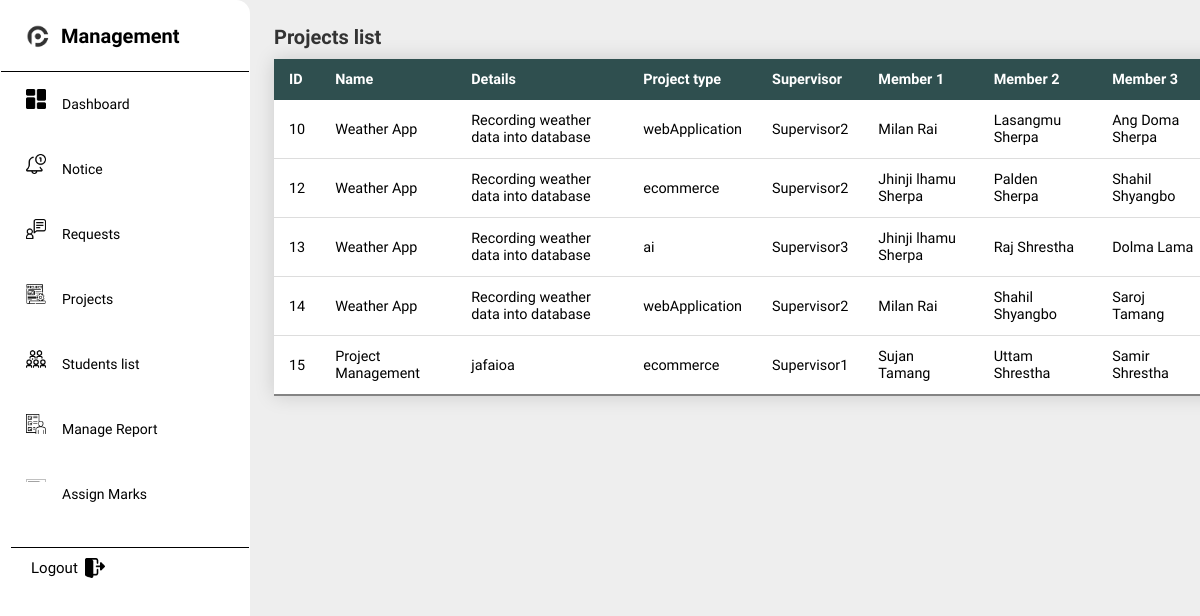
Page /supervisor/projectview.php on the committed database.
### tables this page shows
CREATE TABLE `projects` (
  `project_id` int(255) NOT NULL,
  `project_name` varchar(255) NOT NULL,
  `project_details` varchar(255) NOT NULL,
  `objective` varchar(255) NOT NULL,
  `scope` varchar(255) NOT NULL,
  `project_type` varchar(255) NOT NULL,
  `supervisor` int(255) NOT NULL,
  `member1` int(255) NOT NULL,
  `member2` int(255) NOT NULL,
  `member3` int(255) NOT NULL,
  `member4` int(255) NOT NULL,
  `created_at` timestamp NOT NULL DEFAULT current_timestamp()
);

CREATE TABLE `supervisors` (
  `supervisor_id` int(11) NOT NULL,
  `supervisor_name` varchar(255) NOT NULL,
  `supervisor_email` varchar(255) NOT NULL,
  `supervisor_password` varchar(255) NOT NULL
);

CREATE TABLE `users` (
  `user_id` int(255) NOT NULL,
  `username` varchar(255) NOT NULL,
  `email` varchar(255) NOT NULL,
  `password` varchar(255) NOT NULL,
  `cpassword` varchar(255) NOT NULL,
  `faculty` varchar(255) NOT NULL,
  `batch` year(4) NOT NULL,
  `joined_at` timestamp NOT NULL DEFAULT current_timestamp()
);

### supervisor/projectview.php (the view, shortened to what this page needs)
<?php
include '../sidebar.php';
?>
<!DOCTYPE html>
<html lang="en">
<head>
    <link rel="stylesheet" href="../css/style.css">
</head>
<body>
<?php include '../html/dbcon.php';?>
  <section id="sarnuparyo">
    <main>
      <header>Projects list </header>
    <table class="content-table">
        <thead>
          <tr>
            <th>ID</th>
            <th>Name</th>
            <th>Details</th>
            <th>Project type</th>
            <th>Supervisor</th>
            <th>Member 1</th>
            <th>Member 2</th>
            <th>Member 3</th>
          </tr>
        </thead>
        <tbody>
          <?php
$selectquery = "SELECT pr.project_id, pr.project_name, pr.project_details, pr.project_type,
u1.username AS member1_name, u2.username AS member2_name, u3.username AS member3_name, u4.username AS member4_name,
s.supervisor_name
FROM projects pr
LEFT JOIN users u1 ON pr.member1 = u1.user_id
LEFT JOIN users u2 ON pr.member2 = u2.user_id
LEFT JOIN users u3 ON pr.member3 = u3.user_id
LEFT JOIN users u4 ON pr.member4 = u4.user_id
LEFT JOIN supervisors s ON pr.supervisor = s.supervisor_id";
$query = mysqli_query($con, $selectquery);
while($res = mysqli_fetch_array($query)){ ?>
  <tr>
    <td><?php echo $res['project_id'];?></td>
    <td><?php echo $res['project_name'];?></td>
    <td><?php echo $res['project_details'];?></td>
    <td><?php echo $res['project_type'];?></td>
    <td><?php echo $res['supervisor_name'];?></td>
    <td><?php echo $res['member1_name'];?></td>
    <td><?php echo $res['member2_name'];?></td>
    <td><?php echo $res['member3_name'];?></td>
  </tr>
<?php } ?>
       </tbody>
      </table>
      </main>
      </section>
</body>
</html>

### css/style.css (style rules this page uses)
* { margin: 0; padding: 0; box-sizing: border-box; font-family: 'Ubuntu', sans-serif; }
body { width: 100%; overflow-x: auto; background: #eee; background-size: cover; background-position: center center; background-attachment: fixed; }
#sarnuparyo { position: relative; width: calc(100% - 250px); transition: .5s ease; left: 100px; }
#sarnuparyo main { width: 100%; padding: 25px 24px; overflow-y: auto; }
#sarnuparyo main header { position: relative; font-size: 20px; font-weight: 600; color: #333; margin-bottom: 10px; }
.content-table { border-collapse: collapse; font-size: 0.9em; width: 73em; border-radius: 5px 5px 0 0; box-shadow: 0 0 20px rgba(0, 0, 0, 0.15); }
.content-table thead tr { background-color: darkslategray; color: #ffffff; text-align: left; font-weight: bold; }
.content-table th, .content-table td { padding: 12px 15px; }
.content-table tbody tr { border-bottom: 1px solid #dddddd; background-color: white; }
.content-table tbody tr:last-of-type { border-bottom: 2px solid #848484; }

### sidebar.php (style rules this page uses)
body { margin: 0; font-family: 'Ubuntu', sans-serif; }
* { margin: 0; padding: 0; list-style: none; text-decoration: none; box-sizing: border-box; }
#check:checked ~ #sarnuparyo { margin-left: 150px; }

### rows in the picture
projects: project_id "10", project_name "Weather App", project_details "Recording weather data into database", project_type "webApplication", supervisor.supervisor_name "Supervisor2", member1.username "Milan Rai", member2.username "Lasangmu Sherpa", member3.username "Ang Doma Sherpa"
projects: project_id "12", project_name "Weather App", project_details "Recording weather data into database", project_type "ecommerce", supervisor.supervisor_name "Supervisor2", member1.username "Jhinji lhamu Sherpa", member2.username "Palden Sherpa", member3.username "Shahil Shyangbo"
projects: project_id "13", project_name "Weather App", project_details "Recording weather data into database", project_type "ai", supervisor.supervisor_name "Supervisor3", member1.username "Jhinji lhamu Sherpa", member2.username "Raj Shrestha", member3.username "Dolma Lama"
projects: project_id "14", project_name "Weather App", project_details "Recording weather data into database", project_type "webApplication", supervisor.supervisor_name "Supervisor2", member1.username "Milan Rai", member2.username "Shahil Shyangbo", member3.username "Saroj Tamang"
projects: project_id "15", project_name "Project Management", project_details "jafaioa", project_type "ecommerce", supervisor.supervisor_name "Supervisor1", member1.username "Sujan Tamang", member2.username "Uttam Shrestha", member3.username "Samir Shrestha"
